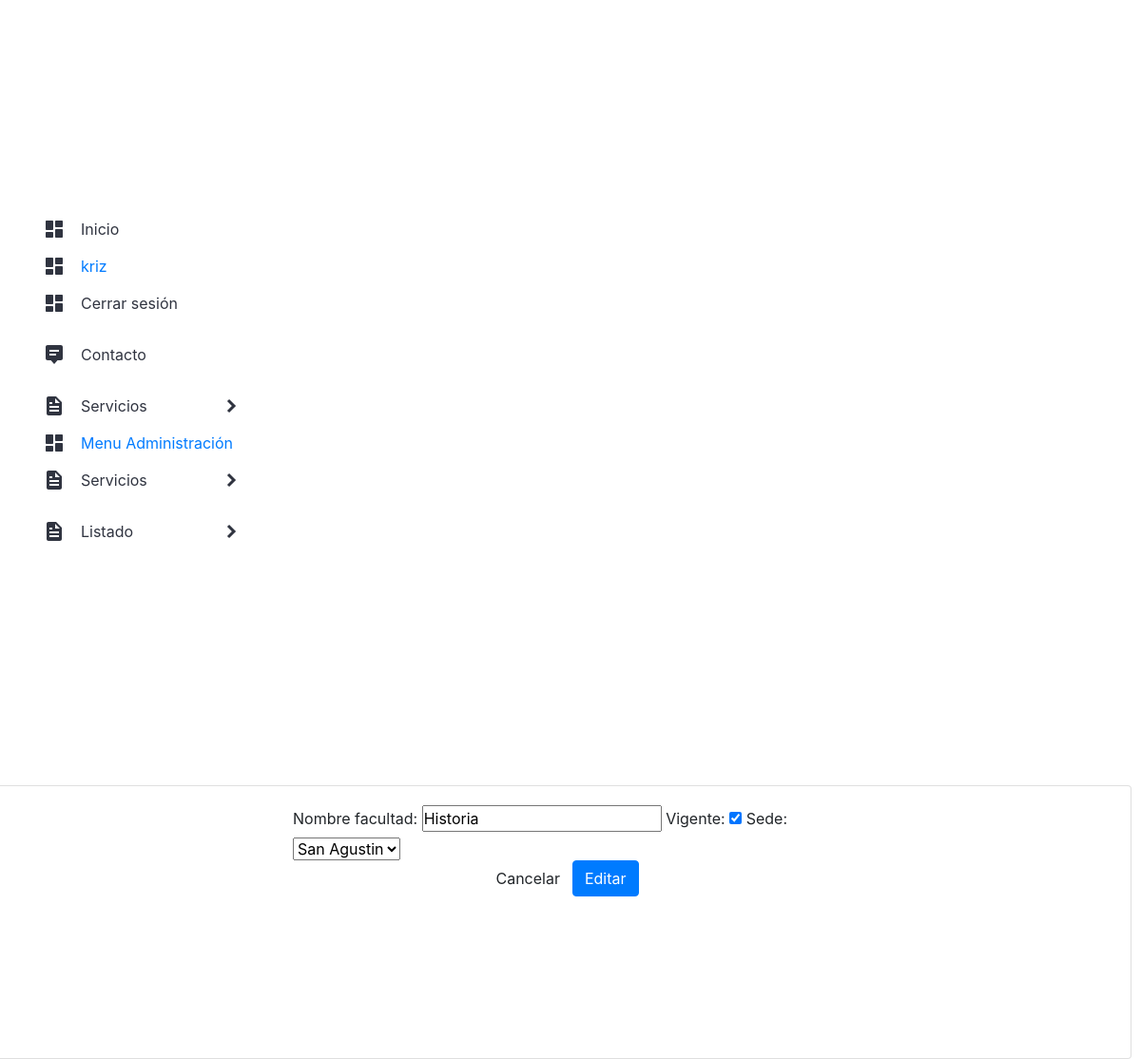
The app's page /modificar_facultades/2/ (signed in) with its own data.
### app/models.py (models this page shows, shortened)
class Facultad (models.Model):
    nombre_facultad = models.CharField(max_length=255)
    vigente = models.BooleanField()
    sede = models.ForeignKey(Sede, on_delete = models.PROTECT)

### app/views.py (the view, shortened to what this page needs)
# urls.py: path('modificar_facultades/<id>/', modificar_facultades, name="modificar_facultades"),
@login_required
def modificar_facultades(request, id):
    facultad = get_object_or_404(Facultad, id=id)
    data={
        'form': FacultadForm(instance=facultad)
    }
    return render(request, 'app/productos/modificar_facultades.html', data)

### app/forms.py
class FacultadForm(forms.ModelForm):
    class Meta:
        model = Facultad
        fields = '__all__'

### app/models.py (called while the page is built)
    def __str__(self):
        return self.nombre_sede

### app/templates/app/productos/modificar_facultades.html (shortened to what this page needs)
{% extends 'app/base.html' %}
{% block contenido %}
<div class="card">
    <div class="card-body">
        <div class="row">
            <div class="col-12 col-md-6 offset-md-3">
                <form action="" method="post">
                    {{form}}
                    <div class="d-flex justify-content-center">
                        <input type="reset" value="Cancelar" class="btn btn-secundary">
                        <input type="submit" value="Editar" class="btn btn-primary">
                    </div>
                </form>
            </div>
        </div>
    </div>
</div>
{% endblock %}

### app/templates/app/base.html (shortened to what this page needs)
<!DOCTYPE html>
<html lang="es">
<head>
    {% load static %}
    <link rel="stylesheet" href="{% static 'app/css/styles.css' %}">
    <link rel="stylesheet" href="https://cdn.jsdelivr.net/npm/bootstrap@4.5.3/dist/css/bootstrap.min.css">
</head>
<body>
    <nav class="nav">
        <ul class="list">
            <li class="list__item">
                <div class="list__button">
                    <img src="{% static 'app/assets/dashboard.svg' %}" class="list__img">
                    <a href="{% url 'Index' %}" class="nav__link">Inicio</a>
                </div>
            </li>
            <li class="list__item">
                <div class="list__button">
                    <img src="{% static 'app/assets/dashboard.svg' %}" class="list__img">
                    <a href="#" class="nav_link">{{ user.username }}</a>
                </div>
            </li>
            <li class="list__item">
                <div class="list__button">
                    <img src="{% static 'app/assets/dashboard.svg' %}" class="list__img">
                    <a href="{% url 'logout' %}" class="nav__link">Cerrar sesión</a>
                </div>
            </li>
            <li class="list__item">
                <div class="list__button">
                    <img src="{% static 'app/assets/message.svg' %}" class="list__img">
                    <a href="{% url 'Contacto' %}" class="nav__link">Contacto</a>
                </div>
            </li>
            {% if user.is_authenticated %}
            <li class="list__item list__item--click">
                <div class="list__button list__button--click">
                    <img src="{% static 'app/assets/docs.svg' %}" class="list__img">
                    <a href="#" class="nav__link">Servicios</a>
                    <img src="{% static 'app/assets/arrow.svg' %}" class="list__arrow">
                </div>
                </li>
            {% if user.is_staff %}
            <li class="list__item">
                <div class="list__button">
                    <img src="{% static 'app/assets/dashboard.svg' %}" class="list__img">
                    <a href="{% url 'menuadmin' %}" class="nav_link">Menu Administración</a>
                </div>
            </li>
            <li class="list__item list__item--click">
                <div class="list__button list__button--click">
                    <img src="{% static 'app/assets/docs.svg' %}" class="list__img">
                    <a href="#" class="nav__link">Servicios</a>
                    <img src="{% static 'app/assets/arrow.svg' %}" class="list__arrow">
                </div>
                </li>
                <li class="list__item list__item--click">
                    <div class="list__button list__button--click">
                        <img src="{% static 'app/assets/docs.svg' %}" class="list__img">
                        <a href="#" class="nav__link">Listado</a>
                        <img src="{% static 'app/assets/arrow.svg' %}" class="list__arrow">
                    </div>
                </li>
            {% endif %}
            {% endif%}
        </ul>
    </nav>
    {% block contenido %}
    {% endblock %}
</body>
</html>

### app/static/app/css/styles.css (style rules this page uses)
* { margin: 0; padding: 0; box-sizing: border-box; }
body { background: #EAEBEF; font-family: 'Poppins', sans-serif; background-image: url(https://espaciocubierto.com/wp-content/uploads/2020/02/Fachada-UCM-7.jpeg); background-repeat: no-repeat; background-attachment: fixed; background-size: cover; height: 20em; }
.nav { width: 300px; }
.nav__link { color: #303440; display: block; padding: 15px 0; text-decoration: none; }
.list { width: 100%; height: 100vh; display: flex; justify-content: center; flex-direction: column; border-radius: 0 16px 16px 0; background: #fff; }
.list__item { list-style: none; width: 100%; text-align: center; overflow: hidden; }
.list__item--click { cursor: pointer; }
.list__button { display: flex; align-items: center; gap: 1em; width: 70%; margin: 0 auto; }
.list__arrow { margin-left: auto; transition: transform .3s; }
.card { display: block; padding: auto; margin: 10px 0 0 -10px; width: 100%; height: 90%; }

### records on screen
Facultad: nombre_facultad "Historia", vigente "☑", sede "San Agustin"

### other values on screen
{{ user.username }} "kriz"
